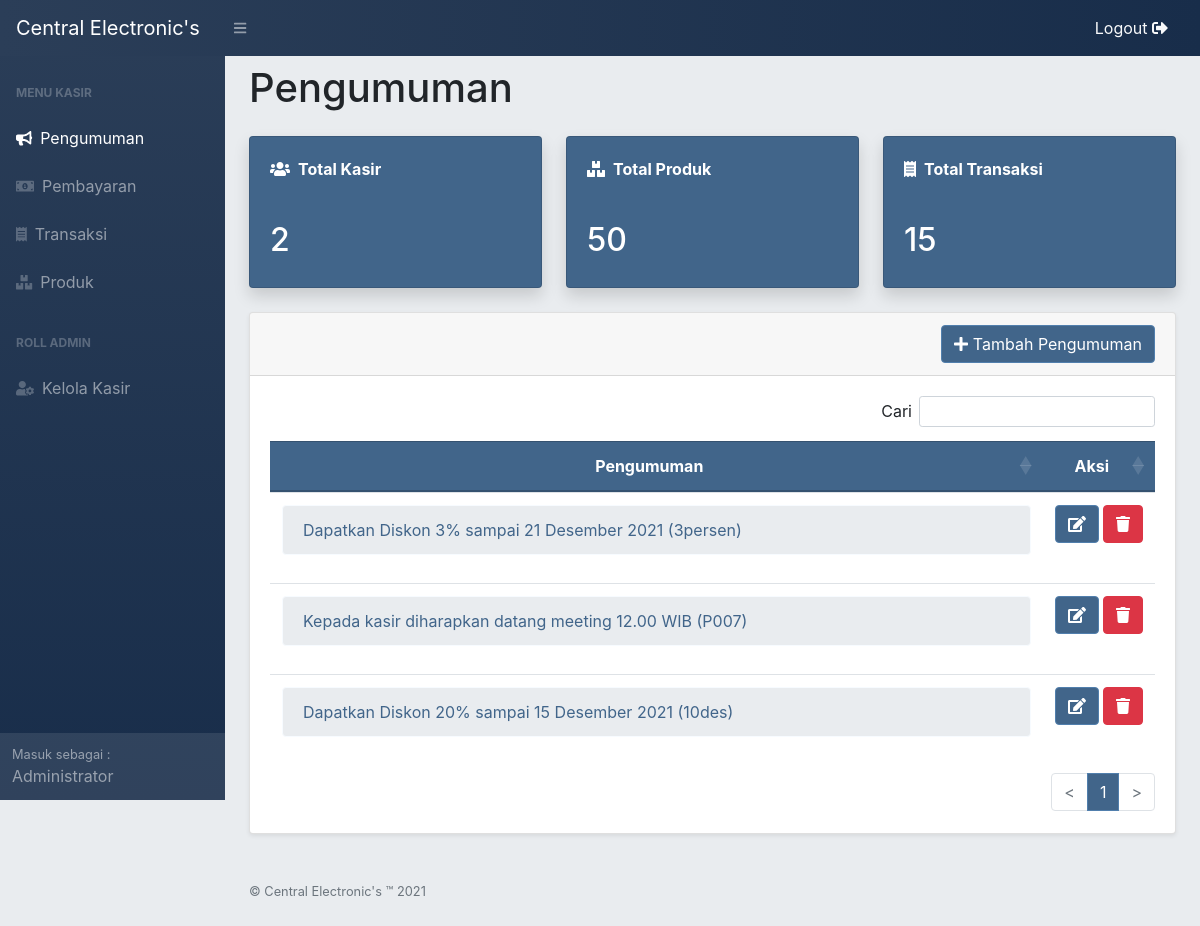
Page /CE_Kasir/index.php (signed in) on the committed database.
### tables this page shows
CREATE TABLE `pengumuman` (
  `id_pengumuman` int(11) NOT NULL,
  `isi` text NOT NULL
);

CREATE TABLE `diskon` (
  `id_diskon` int(11) NOT NULL,
  `kode_diskon` varchar(15) DEFAULT NULL,
  `diskon` int(3) DEFAULT NULL,
  `expired` datetime DEFAULT NULL,
  `stok_diskon` int(11) DEFAULT NULL
);

### CE_Kasir/functions.php (called while the page is built, shortened)
<?php
require_once "config.php";
function baca_produk($id="") {
		global $con;
		$hasil = array();
	 	if ($id != "") $sql = "SELECT * FROM produk WHERE id_produk = :id ";
		else $sql = "SELECT * FROM produk ORDER BY RIGHT (kode_produk,5) ASC";
		try {
            $stmt = $con->prepare($sql);
            if ($stmt->execute()) {
                $stmt->setFetchMode(PDO::FETCH_ASSOC);
        		$rs = $stmt->fetchAll();
    			if ($rs != null) {
    			$i = 0;
    			foreach ($rs as $val) {
    				$hasil[$i]['idProduk'] = $val['id_produk'];
    				$hasil[$i]['kodeProduk'] = $val['kode_produk'];
    				$hasil[$i]['namaProduk'] = $val['nama_produk'];
    				$hasil[$i]['deskripsi'] = $val['deskripsi'];
					$hasil[$i]['stok'] = $val['stok'];
					$hasil[$i]['harga'] = $val['harga'];
					$i++;
    				}
    			}
        	}
        } catch(Exception $e) {
			echo 'Error select_data : '.$e->getMessage();
		}
		return $hasil;
	}
	function baca_pengumuman($id="") {
		global $con;
		$hasil = array();
	 	if ($id != "") $sql = "SELECT * FROM pengumuman WHERE id_pengumuman = :id ";
		else $sql = "SELECT * FROM pengumuman ORDER BY id_pengumuman DESC";
		try {
            $stmt = $con->prepare($sql);
            if ($stmt->execute()) {
                $stmt->setFetchMode(PDO::FETCH_ASSOC);
        		$rs = $stmt->fetchAll();
    			if ($rs != null) {
    			$i = 0;
    			foreach ($rs as $val) {
    				$hasil[$i]['idPengumuman'] = $val['id_pengumuman'];
    				$hasil[$i]['isi'] = $val['isi'];
					$i++;
    				}
    			}
        	}
        } catch(Exception $e) {
			echo 'Error select_data : '.$e->getMessage();
		}
		return $hasil;
	}
	function baca_diskon($id="") {
		global $con;
		$hasil = array();
	 	if ($id != "") $sql = "SELECT * FROM diskon WHERE kode_diskon = :id ";
		else $sql = "SELECT * FROM diskon ORDER BY id_diskon DESC";
		try {
            $stmt = $con->prepare($sql);
            if ($stmt->execute()) {
                $stmt->setFetchMode(PDO::FETCH_ASSOC);
        		$rs = $stmt->fetchAll();
    			if ($rs != null) {
    			$i = 0;
    			foreach ($rs as $val) {
    				$hasil[$i]['idDiskon'] = $val['id_diskon'];
    				$hasil[$i]['kodeDiskon'] = $val['kode_diskon'];
    				$hasil[$i]['diskon'] = $val['diskon'];
    				$hasil[$i]['expired'] = $val['expired'];
    				$hasil[$i]['stok_diskon'] = $val['stok_diskon'];
					$i++;
    				}
    			}
        	}
        } catch(Exception $e) {
			echo 'Error select_data : '.$e->getMessage();
		}
		return $hasil;
	}
	function baca_user_noid() {
		global $con;
		$hasil = array();
	 	$sql = "SELECT * FROM user ORDER BY roll ASC";
		try {
            $stmt = $con->prepare($sql);
            if ($stmt->execute()) {
                $stmt->setFetchMode(PDO::FETCH_ASSOC);
        		$rs = $stmt->fetchAll();
    			if ($rs != null) {
    			$i = 0;
    			foreach ($rs as $val) {
    				$hasil[$i]['idUser'] = $val['id_user'];
    				$hasil[$i]['username'] = $val['username'];
    				$hasil[$i]['password'] = $val['password'];
    				$hasil[$i]['email'] = $val['email'];
    				$hasil[$i]['roll'] = $val['roll'];
    				$hasil[$i]['nama'] = $val['nama'];
					$i++;
    				}
    			}
        	}
        } catch(Exception $e) {
			echo 'Error select_data : '.$e->getMessage();
		}
		return $hasil;
	}
function baca_trx($id="") {
		global $con;
		$hasil = array();
	 	if ($id != "") $sql = "SELECT * FROM pemesanan WHERE id_pemesanan = :id";
		else $sql = "SELECT * FROM pemesanan";
		try {
            $stmt = $con->prepare($sql);
            if ($stmt->execute()) {
                $stmt->setFetchMode(PDO::FETCH_ASSOC);
        		$rs = $stmt->fetchAll();
    			if ($rs != null) {
    			$i = 0;
    			foreach ($rs as $val) {
    				$hasil[$i]['idPemesanan'] = $val['id_pemesanan'];
    				$hasil[$i]['tglPemesanan'] = $val['tgl_pemesanan'];
    				$hasil[$i]['namaPelanggan'] = $val['nama_pelanggan'];
					$hasil[$i]['alamat'] = $val['alamat'];
					$hasil[$i]['totalHarga'] = $val['total_harga'];
					$hasil[$i]['totalDibayar'] = $val['total_dibayar'];
					$hasil[$i]['kembalian'] = $val['kembalian'];
					$hasil[$i]['kasir'] = $val['kasir'];
					$hasil[$i]['hp'] = $val['hp'];
					$i++;
    				}
    			}
        	}
        } catch(Exception $e) {
			echo 'Error select_data : '.$e->getMessage();
		}
		return $hasil;
	}
?>

### CE_Kasir/index.php (the view, shortened to what this page needs)
<?php
require_once "functions.php";
?>
<!DOCTYPE html>
<html lang="en">
    <head>
        <link href="css/styles.css" rel="stylesheet" />
        <link href="https://cdn.datatables.net/1.10.20/css/dataTables.bootstrap4.min.css" rel="stylesheet" />
    </head>
    <body class="sb-nav-fixed bg-main">
        <nav class="sb-topnav navbar navbar-expand navbar-dark bg-baru">
            <a class="navbar-brand" href="index.php">Central Electronic's</a>
            <button class="btn btn-link btn-sm order-1 order-lg-0" id="sidebarToggle" href="#"><i class="fas fa-bars"></i></button>
            <a class="text-light d-none d-md-inline-block ml-auto mr-0 mr-md-3 my-2 my-md-0" href="logout.php">Logout <i class="fas fa-sign-out-alt"></i></a>
        </nav>
        <div id="layoutSidenav">
            <div id="layoutSidenav_nav">
                <nav class="sb-sidenav accordion sb-sidenav-baru" id="sidenavAccordion">
                    <div class="sb-sidenav-menu">
                        <div class="nav">
                            <div class="sb-sidenav-menu-heading">Menu Kasir</div>
                            <a class="nav-link active" href="index.php">
                                <div class="sb-nav-link-icon"><i class="fas fa-bullhorn"></i></div>
                                Pengumuman
                            </a>
                            <a class="nav-link" href="pembayaran.php">
                                <div class="sb-nav-link-icon"><i class="fas fa-money-bill-alt"></i></div>
                                Pembayaran
                            </a>
                            <a class="nav-link" href="pemesanan.php">
                                <div class="sb-nav-link-icon"><i class="fas fa-receipt"></i></div>
                                Transaksi
                            </a>
                            <a class="nav-link" href="stok.php">
                                <div class="sb-nav-link-icon"><i class="fas fa-boxes"></i></div>
                                Produk
                            </a>
                            <?php if ($_SESSION['roll'] == 'admin') { ?>
                            <div class="sb-sidenav-menu-heading">Roll Admin</div>
                            <a class="nav-link" href="kasir.php">
                                <div class="sb-nav-link-icon"><i class="fas fa-user-cog"></i></div>
                                Kelola Kasir
                            </a>
                        <?php } ?>
                        </div>
                    </div>
                    <div class="sb-sidenav-footer">
                        <div class="small">Masuk sebagai :</div>
                        <?php echo $_SESSION['nama']; ?>
                    </div>
                </nav>
            </div>
            <div id="layoutSidenav_content">
                <main>
                    <?php
                        $baca_trx = baca_trx();
                        $baca_produk = baca_produk();
                        $baca_kasir = baca_user_noid();
                     ?>
                    <div class="container-fluid">
                        <h1 class="mt-2">Pengumuman</h1>
                        <div class="row mt-4">
                            <?php if ($_SESSION['roll'] == 'admin') { ?>
                            <div class="col-md-4">
                                <div class="card bg-baru2 text-white mb-4 shadow">
                                    <div class="card-body"><i class="fas fa-users mr-2"></i><strong>Total Kasir</strong></div>
                                    <div class="card-body d-flex align-items-center justify-content-between">
                                        <div class="text-white stretched-link"><h2><?= sizeof($baca_kasir)-1; ?></h2></div>
                                    </div>
                                </div>
                            </div>
                        <?php } ?>
                            <div class="col-md-4">
                                <div class="card bg-baru2 text-white mb-4 shadow">
                                    <div class="card-body"><i class="fas fa-boxes mr-2"></i><strong>Total Produk</strong></div>
                                    <div class="card-body d-flex align-items-center justify-content-between">
                                        <div class="text-white stretched-link"><h2><?= sizeof($baca_produk); ?></h2></div>
                                    </div>
                                </div>
                            </div>
                            <div class="col-md-4">
                                <div class="card bg-baru2 text-white mb-4 shadow">
                                    <div class="card-body"><i class="fas fa-receipt mr-2"></i><strong>Total Transaksi</strong></div>
                                    <div class="card-body d-flex align-items-center justify-content-between">
                                        <div class="text-white stretched-link"><h2><?= sizeof($baca_trx); ?></h2></div>
                                    </div>
                                </div>
                            </div>
                        </div>
                        <?php
                                    $bacaPengumuman = baca_pengumuman();
                                    $bacaDiskon = baca_diskon();
                                 ?>
                        <div class="card mb-4 shadow-sm">
                            <div class="card-header">
                                <div class="row">
                                    <?php if ($_SESSION['roll'] == 'admin') { ?>
                                    <div class="col-md text-right">
                                        <button class="btn btn-baru" data-toggle="modal" data-target="#tModal"><i class="fas fa-plus"></i> Tambah Pengumuman</button>
                                    </div>
                                <?php } else {
                                } ?>
                                </div>
                            </div>
                            <div class="card-body">
                                <div class="table-responsive">
                                    <table class="table table-hover" id="dataPengumuman" width="100%" cellspacing="0">
                                        <thead class="thead-dark">
                                            <tr>
                                                <th><center>Pengumuman</center></th>
                                                <?php if ($_SESSION['roll'] == 'admin') { ?>
                                                <th class="text-center" style="width: 8%">Aksi</th>
                                            <?php } else {
                                            } ?>
                                            </tr>
                                        </thead>
                                        <tbody>
                                            <?php
                                                $i = 1;
                                                $j =1;
                                                $k = 0;
                                                foreach ($bacaPengumuman as $key => $val) {
                                             ?>
                                            <tr>
                                                <td ><div class="alert alert-baru"><?= $val['isi']; ?> (<?= $bacaDiskon[$k]['kodeDiskon']; ?>)</div></td>
                                                <?php if ($_SESSION['roll'] == 'admin') { ?>
                                                <td nowrap class="text-center">
                                                <button class="btn btn-baru" title="Ubah Pengumuman" data-toggle="modal" data-target="#myModal<?= $i;?>"><i class="fas fa-edit"></i></button>
                                                <button class="btn btn-danger" title="Hapus Pengumuman" data-toggle="modal" data-target="#Modal<?= $j;?>"><i class="fas fa-trash"></i></button></td>
                                            <?php } else {
                                            } ?>
                                            </tr>
                                            <?php $i++; $j++; $k++;
                                            };
                                             ?>
                                        </tbody>
                                    </table>
                                </div>
                            </div>
                        </div>
                    </div>
                </main>
                <footer class="py-4 mt-auto">
                    <div class="container-fluid">
                        <div class="d-flex align-items-center justify-content-between small">
                            <div class="text-muted">&copy; Central Electronic's &trade; 2021</div>
                        </div>
                    </div>
                </footer>
            </div>
        </div>
    </body>
</html>

### rows in the picture
pengumuman: isi "Dapatkan Diskon 3% sampai 21 Desember 2021"
diskon: kode_diskon "3persen"
pengumuman: isi "Kepada kasir diharapkan datang meeting 12.00 WIB"
diskon: kode_diskon "P007"
pengumuman: isi "Dapatkan Diskon 20% sampai 15 Desember 2021"
diskon: kode_diskon "10des"

### other values in the picture
$_SESSION['nama'] "Administrator"
sizeof($baca_kasir)-1 "2"
sizeof($baca_produk) "50"
sizeof($baca_trx) "15"
